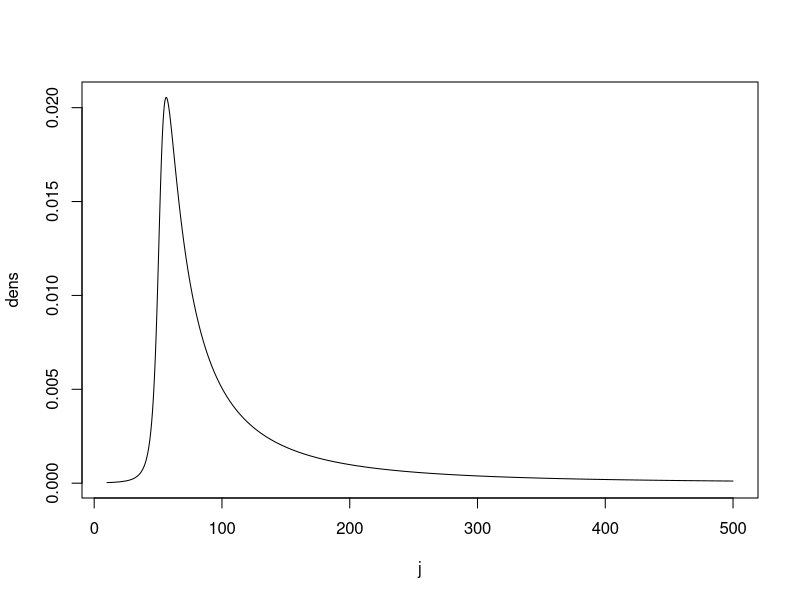
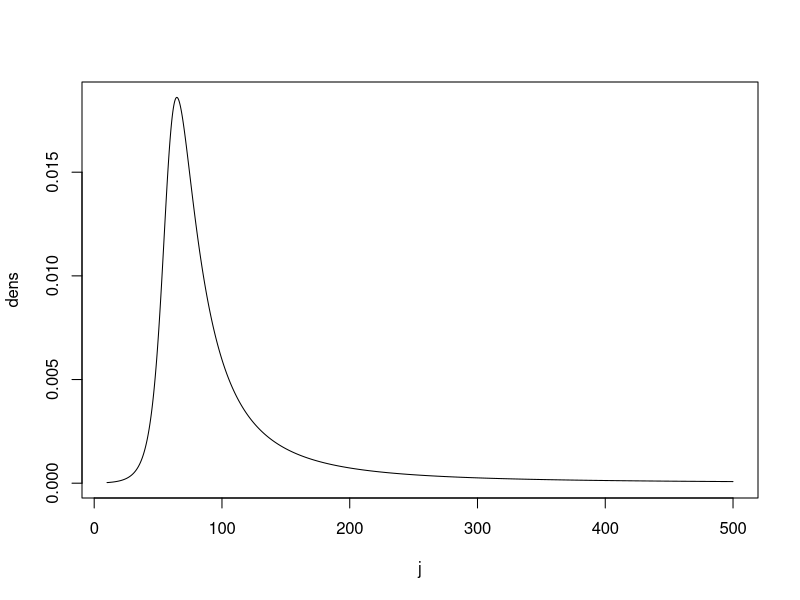

The R source for these figures, in order:
qpfun <- function(P){
	return(c(P/2, 1/2, 1-P/2))
}

# Scaled sinh function is meant to be smooth as scale goes through 0
ssh <- function(x, s){
	if (s==0) return(x)
	return(sinh(s*x)/s)
}

assh <- function(x, s){
	if (s==0) return(x)
	return(asinh(s*x)/s)
}

## Take a vector of three quantiles and computes the "weight" – the ratio between the two sides
wtfun <- function(v){
	if(length(v) != 3){
		stop(paste("v is supposed to have length 3 in wtfun", length(v)))
	}
	return((v[[3]]-v[[2]])/(v[[2]]-v[[1]]))
}

## Weight of a constrained Johnson distribution (for calling by uniroot)
jsqwt <- function(phi, q, root=0){
	return(wtfun(ssh(q+phi, phi))-root)
}

jsqphi <- function(wt, P=0.1, phiRange=c(-10, 10), probs=NULL){
	if(is.null(probs)) probs <- qpfun(P)
	qq <- qnorm(probs)
	return(uniroot(jsqwt, phiRange, q=qq, root=wt)$root)
}

## Transform a normal deviate to a Johnson deviate
jsqfun <- function(z, phi, eps=0, lam=1, pars=NULL){
	if (!is.null(pars)) return(jsqfun(z, pars$phi, pars$eps, pars$lam))
	return(ssh(z+phi, phi)*lam+eps)
}

## Transform a Johnson to a normal deviate 
ajsqfun <- function(j, phi, eps=0, lam=1, pars=NULL){
	if (!is.null(pars)) return(ajsqfun(j, pars$phi, pars$eps, pars$lam))
	return(assh((j-eps)/lam, phi)-phi)
}

jsqpar <- function(q, P=0.1, phiRange=c(-10, 10), probs=NULL){
	if(is.null(probs)) probs <- qpfun(P)
	wt <- wtfun(q)
	z <- qnorm(probs)
	phi <- jsqphi(wt, probs=probs, phiRange=phiRange)
	q0 <- jsqfun(z, phi)
	lam <- sd(q)/sd(q0)
	eps <- mean(q)-lam*mean(q0)
	return(list(eps=eps, lam=lam, phi=phi))
}

djsq <- function(j,  phi, eps=0, lam=1, pars=NULL){
	if (!is.null(pars)) return(djsq(j, pars$phi, pars$eps, pars$lam))
	j0 <- (j-eps)/lam
	z <- assh(j0, phi)
	zdens <- dnorm(z-phi)
	return(zdens/(lam*cosh(phi*z)))
}

jsqdens <- function(obs, q, P=0.1, probs=NULL, logq=FALSE){
	if(is.null(probs)) probs <- qpfun(P)
	if(logq){
		lden <- jsqdens(log(obs), log(q), probs=probs)
		return(lden/obs)
	}
	pars <- jsqpar(q=q, probs=probs)
	djsq(obs, pars=pars)
}

## Parameters for a particular vector
P <- 0.1
v <- c(50, 80, 400)
plim <- 0.01
boxes <- 5000

pars <- jsqpar(q=v, P=P)

qlim <- (jsqfun(qnorm(qpfun(plim)), pars=pars))
qlim <- c(10, 500)

j <- seq(min(qlim), max(qlim), length.out=boxes+1)

del <- (j[-1] - j[-length(j)])
j <- (j[-1] + j[-length(j)])/2

dens <- jsqdens(j, q=v, P=P)
plot(j, dens, type="l")
dd <- (del*dens)
print(sum(dd))
print(plim/2+sum(dd[j<v[[1]]]))
print(plim/2+sum(dd[j<v[[2]]]))
print(plim/2+sum(dd[j<v[[3]]]))

dens <- jsqdens(j, q=v, P=P, logq=TRUE)
plot(j, dens, type="l")
dd <- (del*dens)
print(sum(dd))
print(plim/2+sum(dd[j<v[[1]]]))
print(plim/2+sum(dd[j<v[[2]]]))
print(plim/2+sum(dd[j<v[[3]]]))
